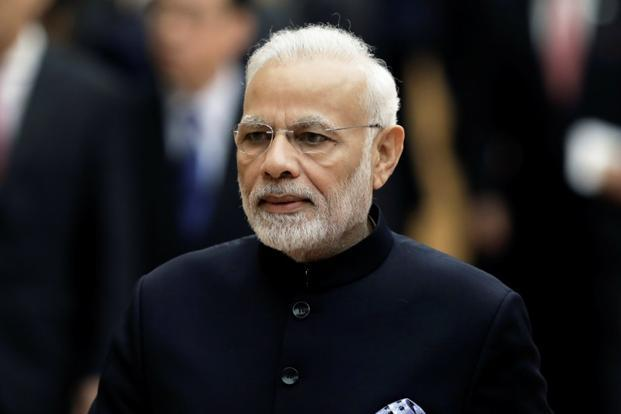
#> input picture modi.jfif, 621 x 414 px
$ jupyter execute OpenCV.ipynb
#> lines starting #> are read from the running program, lines starting #| are printed output that depends on the picture
[cell 1]
import cv2

[cell 2]
font = cv2.FONT_HERSHEY_COMPLEX
img = cv2.imread('modi.jfif')
#> img is the input picture: shape (414, 621, 3); mean B, G, R 44.4, 44.3, 48.4
while True:
    cv2.imshow('result', img)
    cv2.rectangle(img,(100,100),(400,400),(0,0,255),5)
    cv2.putText(img,"Modi",(20,20),font,1,(255,0,0),2)
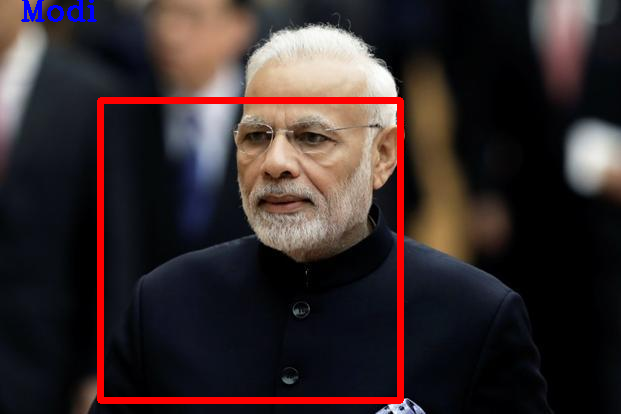
#> img: shape (414, 621, 3); mean B, G, R 43.5, 42.7, 55
    if cv2.waitKey(1) == 10:
#> (key Esc is pressed here)
        break
